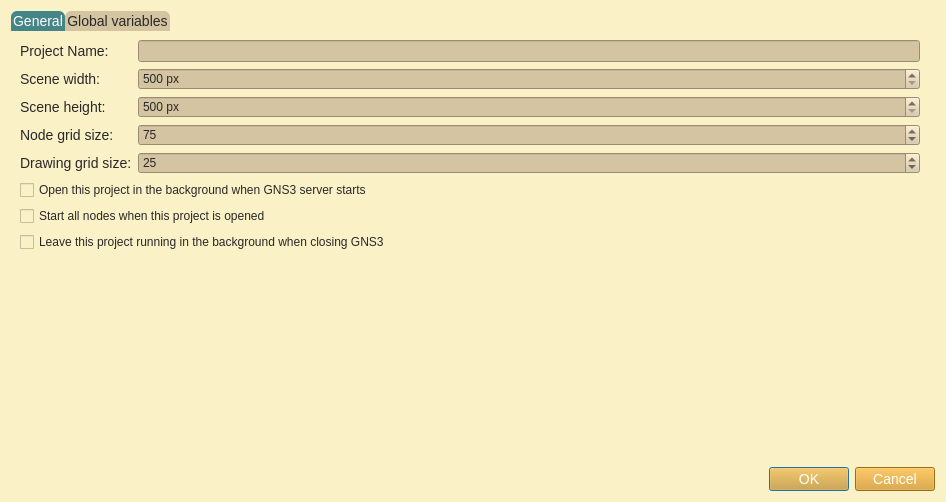
<?xml version="1.0" encoding="UTF-8"?>
<ui version="4.0">
 <class>EditProjectDialog</class>
 <widget class="QDialog" name="EditProjectDialog">
  <property name="windowModality">
   <enum>Qt::ApplicationModal</enum>
  </property>
  <property name="geometry">
   <rect>
    <x>0</x>
    <y>0</y>
    <width>946</width>
    <height>502</height>
   </rect>
  </property>
  <property name="windowTitle">
   <string>Edit project</string>
  </property>
  <property name="styleSheet">
   <string notr="true">QWidget{
	background-color: #fbf1c7;
}
QMenuBar::item{
	background-color: #fbf1c7;
}
QDockWidget::title{
	background: #d5c4a1;
	padding-left: 5px;
}
QDockWidget, QMenuBar{
    color: #282828;
    font: bold 14px;
}
QTextEdit, QPlainTextEdit, QLineEdit, QSpinBox, QComboBox {
  background-color: #d5c4a1;
  color: #282828;
}
QTextEdit#uiConsoleTextEdit {
  background-color: #fbf1c7;
  color: #282828;
  font: 13px;
}
QTabWidget {
	font: 14px;
	border-top: 2px;
}
QTabBar::tab {
    background: #d5c4a1;
    color: #282828;
    min-width: 8ex;
    padding: 2px;
	border-top-right-radius: 6px;
	border-top-left-radius: 6px;
}
QTabBar::tab:selected {
    background: #458588;
	color: #FFFFFF;
}
QGroupBox {
    color: #076678;
    font: 14px;
    padding: 15px;
    border-style: none;
}
QMainWindow::separator {
	background: #d5c4a1;
	width: 1px;
	height: 1px;
}
QComboBox {
	selection-background-color: #458588;
	selection-color: #FFFFFF;
}

QToolBar{
	background: #d5c4a1;
	border: 0px;
}
QPushButton {
	background-color: #d79921;
    color: #FFFFFF;
	font: 14px;
}
QToolButton {
	background-color: #d79921;
    color: #FFFFFF;
	font: 14px;
}
QTreeWidget, QListWidget {
	background-color: #fbf1c7;
	color: #282828;
    alternate-background-color: #d5c4a1; 
	font: 14px;
}
QTreeWidget#uiTreeWidget {
	background-color: #d5c4a1;
	color: #282828;
	font: bold 16px;
}
QTreeWidget::item:selected, QTreeWidget::item:hover, QMenu::item:selected,QToolButton::hover,QPushButton::hover,QTabBar::tab:hover {
	background-color: #458588;
	color: #FFFFFF;
}
QMenu {
	background-color: #fbf1c7;
    color: #282828;
}
QLabel {
	color: #282828;
	font: 14px;
}
QLabel#uiTitleLabel {
	color: #282828;
	font: bold 16px;
}

QAbstractScrollArea::corner {
    background: #fbf1c7;
}
QScrollBar::handle:horizontal {
    background: #d5c4a1;
    min-width: 20px;
}
QScrollBar::handle:vertical {
    background: #d5c4a1;
    min-width: 20px;
}
QScrollBar:vertical {
    width: 6px;
}
QScrollBar:horizontal {
    height: 6px;
}
QScrollBar::up-arrow:vertical, QScrollBar::down-arrow:vertical, QScrollBar::down-arrow:horizontal, QScrollBar::up-arrow:horizontal { 
	border: 0px;
    height: 0px; 
    width: 0px; 
}
         
QScrollBar::add-page:horizontal, QScrollBar::sub-page:horizontal, QScrollBar::add-page:vertical, QScrollBar::sub-page:vertical {
  background: none
}
QStatusBar {
	background-color: #d5c4a1;
	color: #282828;
}

QRadioButton, QCheckBox {
  color: #282828;
}
QRadioButton::disabled, QCheckBox::disabled {
  color: gray;
}


</string>
  </property>
  <property name="modal">
   <bool>true</bool>
  </property>
  <layout class="QGridLayout" name="gridLayout">
   <item row="0" column="0">
    <widget class="QTabWidget" name="tabWidget">
     <property name="styleSheet">
      <string notr="true">QWidget{
	background-color: #fbf1c7;
}
QMenuBar::item{
	background-color: #fbf1c7;
}
QDockWidget::title{
	background: #d5c4a1;
	padding-left: 5px;
}
QDockWidget, QMenuBar{
    color: #282828;
    font: bold 14px;
}
QTextEdit, QPlainTextEdit, QLineEdit, QSpinBox, QComboBox {
  background-color: #d5c4a1;
  color: #282828;
}
QTextEdit#uiConsoleTextEdit {
  background-color: #fbf1c7;
  color: #282828;
  font: 13px;
}
QTabWidget {
	font: 14px;
	border-top: 2px;
}
QTabBar::tab {
    background: #d5c4a1;
    color: #282828;
    min-width: 8ex;
    padding: 2px;
	border-top-right-radius: 6px;
	border-top-left-radius: 6px;
}
QTabBar::tab:selected {
    background: #458588;
	color: #FFFFFF;
}
QGroupBox {
    color: #076678;
    font: 14px;
    padding: 15px;
    border-style: none;
}
QMainWindow::separator {
	background: #d5c4a1;
	width: 1px;
	height: 1px;
}
QComboBox {
	selection-background-color: #458588;
	selection-color: #FFFFFF;
}

QToolBar{
	background: #d5c4a1;
	border: 0px;
}
QPushButton {
	background-color: #d79921;
    color: #FFFFFF;
	font: 14px;
}
QToolButton {
	background-color: #d79921;
    color: #FFFFFF;
	font: 14px;
}
QTreeWidget, QListWidget {
	background-color: #fbf1c7;
	color: #282828;
    alternate-background-color: #d5c4a1; 
	font: 14px;
}
QTreeWidget#uiTreeWidget {
	background-color: #d5c4a1;
	color: #282828;
	font: bold 16px;
}
QTreeWidget::item:selected, QTreeWidget::item:hover, QMenu::item:selected,QToolButton::hover,QPushButton::hover,QTabBar::tab:hover {
	background-color: #458588;
	color: #FFFFFF;
}
QMenu {
	background-color: #fbf1c7;
    color: #282828;
}
QLabel {
	color: #282828;
	font: 14px;
}
QLabel#uiTitleLabel {
	color: #282828;
	font: bold 16px;
}

QAbstractScrollArea::corner {
    background: #fbf1c7;
}
QScrollBar::handle:horizontal {
    background: #d5c4a1;
    min-width: 20px;
}
QScrollBar::handle:vertical {
    background: #d5c4a1;
    min-width: 20px;
}
QScrollBar:vertical {
    width: 6px;
}
QScrollBar:horizontal {
    height: 6px;
}
QScrollBar::up-arrow:vertical, QScrollBar::down-arrow:vertical, QScrollBar::down-arrow:horizontal, QScrollBar::up-arrow:horizontal { 
	border: 0px;
    height: 0px; 
    width: 0px; 
}
         
QScrollBar::add-page:horizontal, QScrollBar::sub-page:horizontal, QScrollBar::add-page:vertical, QScrollBar::sub-page:vertical {
  background: none
}
QStatusBar {
	background-color: #d5c4a1;
	color: #282828;
}

QRadioButton, QCheckBox {
  color: #282828;
}
QRadioButton::disabled, QCheckBox::disabled {
  color: gray;
}


</string>
     </property>
     <property name="currentIndex">
      <number>0</number>
     </property>
     <widget class="QWidget" name="uiGeneralTab">
      <attribute name="title">
       <string>General</string>
      </attribute>
      <layout class="QGridLayout" name="uiGeneralGrid">
       <item row="2" column="0">
        <widget class="QLabel" name="uiSceneWidthLabel">
         <property name="text">
          <string>Scene width:</string>
         </property>
        </widget>
       </item>
       <item row="9" column="0" colspan="3">
        <widget class="QCheckBox" name="uiProjectAutoCloseCheckBox">
         <property name="text">
          <string>Leave this project running in the background when closing GNS3</string>
         </property>
        </widget>
       </item>
       <item row="1" column="0">
        <widget class="QLabel" name="uiProjectNameLabel">
         <property name="text">
          <string>Project Name:</string>
         </property>
        </widget>
       </item>
       <item row="2" column="1">
        <widget class="QSpinBox" name="uiSceneWidthSpinBox">
         <property name="suffix">
          <string> px</string>
         </property>
         <property name="minimum">
          <number>500</number>
         </property>
         <property name="maximum">
          <number>1000000</number>
         </property>
        </widget>
       </item>
       <item row="4" column="1">
        <widget class="QSpinBox" name="uiNodeGridSizeSpinBox">
         <property name="minimum">
          <number>5</number>
         </property>
         <property name="maximum">
          <number>150</number>
         </property>
         <property name="singleStep">
          <number>5</number>
         </property>
         <property name="value">
          <number>75</number>
         </property>
        </widget>
       </item>
       <item row="5" column="1">
        <widget class="QSpinBox" name="uiDrawingGridSizeSpinBox">
         <property name="minimum">
          <number>5</number>
         </property>
         <property name="maximum">
          <number>100</number>
         </property>
         <property name="singleStep">
          <number>5</number>
         </property>
         <property name="value">
          <number>25</number>
         </property>
        </widget>
       </item>
       <item row="3" column="1">
        <widget class="QSpinBox" name="uiSceneHeightSpinBox">
         <property name="suffix">
          <string> px</string>
         </property>
         <property name="minimum">
          <number>500</number>
         </property>
         <property name="maximum">
          <number>1000000</number>
         </property>
        </widget>
       </item>
       <item row="3" column="0">
        <widget class="QLabel" name="uiSceneHeightLabel">
         <property name="text">
          <string>Scene height:</string>
         </property>
        </widget>
       </item>
       <item row="1" column="1">
        <widget class="QLineEdit" name="uiProjectNameLineEdit"/>
       </item>
       <item row="4" column="0">
        <widget class="QLabel" name="uiNodeGridSizeLabel">
         <property name="text">
          <string>Node grid size:</string>
         </property>
        </widget>
       </item>
       <item row="5" column="0">
        <widget class="QLabel" name="uiDrawingGridSizeLabel">
         <property name="text">
          <string>Drawing grid size:</string>
         </property>
        </widget>
       </item>
       <item row="7" column="0" colspan="3">
        <widget class="QCheckBox" name="uiProjectAutoOpenCheckBox">
         <property name="text">
          <string>Open this project in the background when GNS3 server starts</string>
         </property>
        </widget>
       </item>
       <item row="8" column="0" colspan="3">
        <widget class="QCheckBox" name="uiProjectAutoStartCheckBox">
         <property name="text">
          <string>Start all nodes when this project is opened</string>
         </property>
        </widget>
       </item>
       <item row="10" column="0">
        <spacer name="verticalSpacer">
         <property name="orientation">
          <enum>Qt::Vertical</enum>
         </property>
         <property name="sizeHint" stdset="0">
          <size>
           <width>20</width>
           <height>40</height>
          </size>
         </property>
        </spacer>
       </item>
      </layout>
     </widget>
     <widget class="QWidget" name="uiGlobalVariablesTab">
      <attribute name="title">
       <string>Global variables</string>
      </attribute>
      <layout class="QGridLayout" name="uiGlobalVariablesGrid"/>
     </widget>
    </widget>
   </item>
   <item row="1" column="0">
    <widget class="QDialogButtonBox" name="uiButtonBox">
     <property name="standardButtons">
      <set>QDialogButtonBox::Cancel|QDialogButtonBox::Ok</set>
     </property>
    </widget>
   </item>
  </layout>
 </widget>
 <tabstops>
  <tabstop>tabWidget</tabstop>
  <tabstop>uiProjectNameLineEdit</tabstop>
  <tabstop>uiSceneWidthSpinBox</tabstop>
  <tabstop>uiSceneHeightSpinBox</tabstop>
  <tabstop>uiNodeGridSizeSpinBox</tabstop>
  <tabstop>uiDrawingGridSizeSpinBox</tabstop>
  <tabstop>uiProjectAutoOpenCheckBox</tabstop>
  <tabstop>uiProjectAutoStartCheckBox</tabstop>
  <tabstop>uiProjectAutoCloseCheckBox</tabstop>
 </tabstops>
 <resources/>
 <connections>
  <connection>
   <sender>uiButtonBox</sender>
   <signal>accepted()</signal>
   <receiver>EditProjectDialog</receiver>
   <slot>accept()</slot>
   <hints>
    <hint type="sourcelabel">
     <x>248</x>
     <y>254</y>
    </hint>
    <hint type="destinationlabel">
     <x>157</x>
     <y>274</y>
    </hint>
   </hints>
  </connection>
  <connection>
   <sender>uiButtonBox</sender>
   <signal>rejected()</signal>
   <receiver>EditProjectDialog</receiver>
   <slot>reject()</slot>
   <hints>
    <hint type="sourcelabel">
     <x>316</x>
     <y>260</y>
    </hint>
    <hint type="destinationlabel">
     <x>286</x>
     <y>274</y>
    </hint>
   </hints>
  </connection>
 </connections>
</ui>
